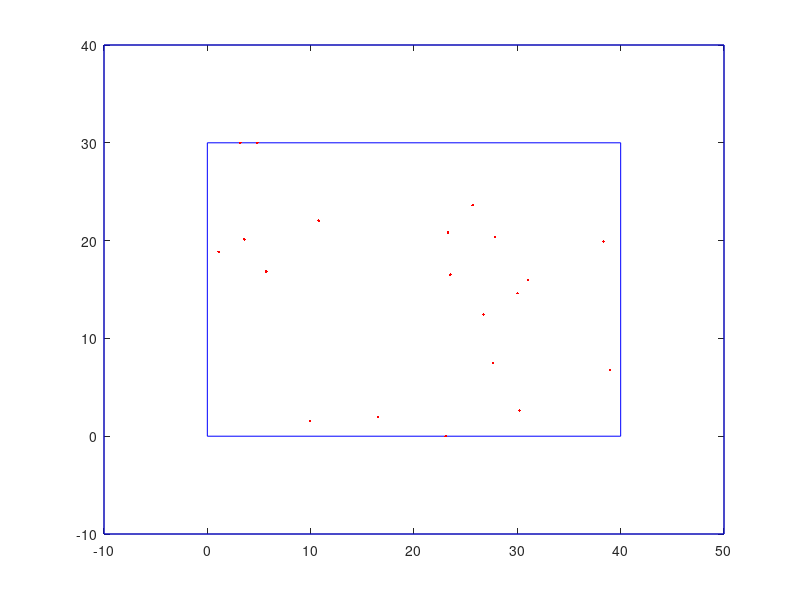

Write the MATLAB code that produced this figure.
function diffusionT (Anzahl, Dauer, xMax, yMax,opt,plen)

% DIFFUSIONT(ANZAHL,DAUER,XMAX,YMAX) simulates multiple particles 
% (the number of the particles is anzahl) in a fixed frame 
% of size [xMax, yMax]. These particles hit the wall or each other
% and hence change their impulse.
% dauer is the number of times the whole system changes.
%
% DIFFUSIONT(ANZAHL,DAUER) uses xMax = 40, yMax = 30.
%
% DIFFUSIONT uses anzahl = 20, dauer = 100 in addition.

% This file was generated by students as a partial fulfillment 
% for the requirements of the course "Fractals", Winter term
% 2004/2005, Stuttgart University.	

% Author : Fabian Hansch, Stefanie Schetter
% Date   : Dec 2004
% Version: 1.0


% default setting
if(nargin<6) plen=1/24; end;
if(nargin<5) opt=0; end;
if (nargin < 4)
    xMax = 40;
    yMax = 30;
end
if (nargin < 2)
    Anzahl = 20;
    Dauer = 100;
end

Position = zeros(2, Anzahl);
Richtung = zeros(1, Anzahl);
for i = 1:Anzahl
    % initialise the particles (random starting points and impulses)
    Richtung(1, i) = rand(1)*2*pi;
    if(opt==0)
        Position(1, i) = randn(1)*2+xMax/2;
        Position(2, i) = randn(1)*2+yMax/2;
    elseif(opt==1)
        Position(1, i) = max(randn(1)*5,0);
        Position(2, i) = rand(1)*yMax;
    else
        Position(1, i) = max(randn(1)*5,0)+xMax/2;
        Position(2, i) = rand(1)*yMax;
    end
end;

clf;
axis square; axis equal;

for i = 1:Dauer
    hold off;
    plot([0, 0, xMax, xMax, 0], [0, yMax, yMax, 0, 0], 'b-');
    hold on;
    plot([-10, -10, xMax+10, xMax+10, -10], [-10, yMax+10, yMax+10, -10, -10], 'b-');
    for j = 1:Anzahl
       plot(Position(1, j), Position(2, j), 'r.');
       for t = 1:Anzahl
           % is there another particle hitting the current one?
           if (t ~= j) & (sqrt((Position(1, j)-Position(1, t))^2 + (Position(2, j)-Position(2, t))^2))<=2
               if (Position(1, t) ~= Position(1, j))
                  Lot = atan((Position(2, t)-Position(2, j))/(Position(1, t)-Position(1, j)));
                else
                  Lot = pi/2;
               end;
               % calculating the new directions
               alpha1 = Richtung(1, j);
               alpha2 = Richtung(1, t);
               Richtung(1, j) = mod(2*Lot - alpha2, 2*pi);
               Richtung(1, t) = mod(2*Lot - alpha1, 2*pi);
           end;
       end;
       % calculating the new positions
       Position(1, j) = Position(1, j) + 2*cos(Richtung(1, j));
       Position(2, j) = Position(2, j) + 2*sin(Richtung(1, j));
       
       % hitting a wall?
       if (Position(1, j) >= xMax)
           Richtung(1, j) = pi - Richtung(1, j);
           Position(1, j) = xMax;
       end;
       if (Position(1, j) <= 0)
           Richtung(1, j) = pi - Richtung(1, j);
           Position(1, j) = 0;
       end;
       if (Position(2, j) >= yMax)
           Richtung(1, j) = 2*pi - Richtung(1, j);
           Position(2, j) = yMax;
       end;
       if (Position(2, j) <= 0)
           Richtung(1, j) = 2*pi - Richtung(1, j);
           Position(2, j) = 0;
       end;
       % no obstacle - continue along the current direction
       Richtung(1, j) = mod(Richtung(1, j), 2*pi);
    end;
    pause (plen);
end;